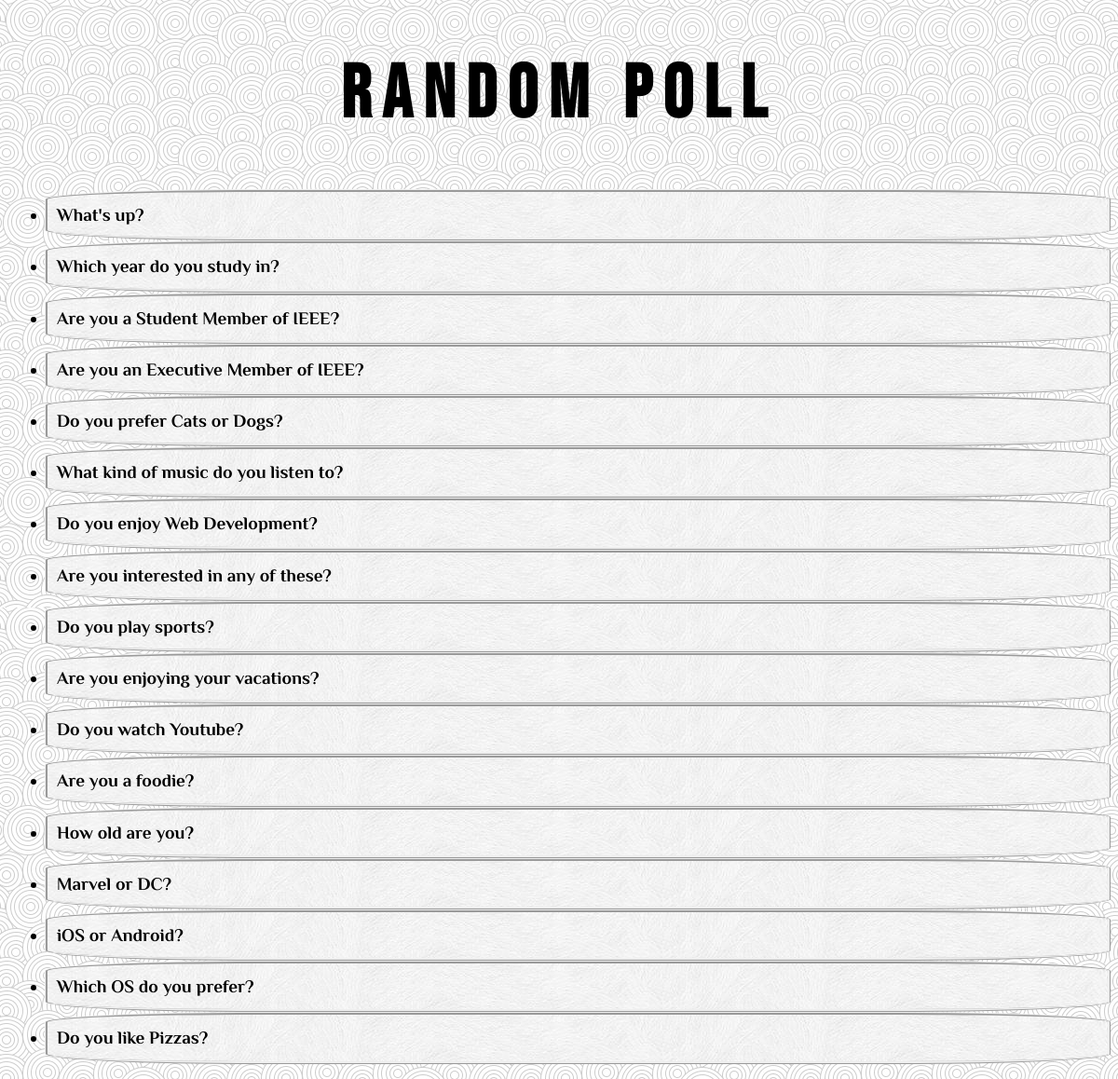
The page / on the database its author committed.
### polls/models.py (models this page shows, shortened)
class Question(models.Model):
    question_text = models.CharField(max_length=200)
    pub_date = models.DateTimeField('date published')

### polls/views.py (the view)
# urls.py: path('', views.IndexView.as_view(), name='index'),
class IndexView(generic.ListView):
    template_name = 'polls/index.html'
    context_object_name = 'latest_question_list'
    def get_queryset(self):
        return Question.objects.order_by('id')[:20]

### polls/templates/polls/index.html (shortened to what this page needs)
<!DOCTYPE html>
{% load static %}
<html>
    <head></head>
<link rel="stylesheet" type="text/css" href="{% static 'polls/style.css' %}" />
    </head>
    <body>
        <CENTER><h1 id="head">Random Poll</h1></CENTER>
        {% if latest_question_list %}
        <ul id="ani">
        {% for question in latest_question_list %}<div id="q">
        <li id="list"><a href="{% url 'polls:detail' question.id %}">{{ question.question_text }}</a></li>
    </div> {% endfor %}
        </ul>
    {% else %}
        <p>No polls are available.</p>
    {% endif %}
    </body>
</html>

### polls/static/polls/style.css (style rules this page uses)
#head { font-family: 'bnr'; font-size: 500%; letter-spacing: 1vw; }
#list { font-family: 'bnr2'; font-size: 120%; }
li { word-spacing: 5%; line-height: 100%; padding: 15px 10px; border-collapse: separate; border-spacing: 15px; }
#q { border-style: ridge ; border-radius: 20%; position: relative; border-collapse: separate; border-spacing: 15px; background-image: url("images/pattern2.jpg"); }
li a { color: black; text-decoration: none; }
body { background-image: url("images/pattern.jpg"); }
#ani { animation: 1s ease-out 0s 1 slideInFromLeft; }

### rows shown on the page
Question: question_text "What's up?"
Question: question_text "Which year do you study in?"
Question: question_text "Are you a Student Member of IEEE?"
Question: question_text "Are you an Executive Member of IEEE?"
Question: question_text "Do you prefer Cats or Dogs?"
Question: question_text "What kind of music do you listen to?"
Question: question_text "Do you enjoy Web Development?"
Question: question_text "Are you interested in any of these?"
Question: question_text "Do you play sports?"
Question: question_text "Are you enjoying your vacations?"
Question: question_text "Do you watch Youtube?"
Question: question_text "Are you a foodie?"
Question: question_text "How old are you?"
Question: question_text "Marvel or DC?"
Question: question_text "iOS or Android?"
Question: question_text "Which OS do you prefer?"
Question: question_text "Do you like Pizzas?"
